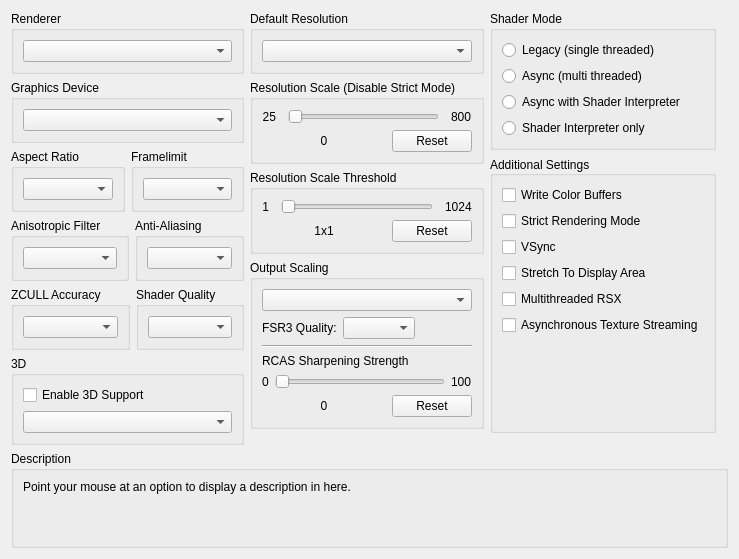
      <widget class="QWidget" name="gpuTab">
       <attribute name="title">
        <string>GPU</string>
       </attribute>
       <layout class="QVBoxLayout" name="gpuTab_layout" stretch="0,1,0">
        <item>
         <layout class="QHBoxLayout" name="gpuTabLayout" stretch="1,1,1">
          <item>
           <layout class="QVBoxLayout" name="gpuTabLayoutLeft">
            <item>
             <widget class="QGroupBox" name="gb_renderer">
              <property name="title">
               <string>Renderer</string>
              </property>
              <layout class="QVBoxLayout" name="gb_renderer_layout">
               <item>
                <widget class="QComboBox" name="renderBox"/>
               </item>
              </layout>
             </widget>
            </item>
            <item>
             <widget class="QGroupBox" name="gb_graphicsAdapter">
              <property name="title">
               <string>Graphics Device</string>
              </property>
              <layout class="QVBoxLayout" name="gb_graphicsAdapter_layout">
               <item>
                <widget class="QComboBox" name="graphicsAdapterBox"/>
               </item>
              </layout>
             </widget>
            </item>
            <item>
             <widget class="QWidget" name="widget_gpu_top" native="true">
              <layout class="QHBoxLayout" name="widget_gpu_top_layout" stretch="1,1">
               <property name="leftMargin">
                <number>0</number>
               </property>
               <property name="topMargin">
                <number>0</number>
               </property>
               <property name="rightMargin">
                <number>0</number>
               </property>
               <property name="bottomMargin">
                <number>0</number>
               </property>
               <item>
                <widget class="QGroupBox" name="gb_aspectRatio">
                 <property name="title">
                  <string>Aspect Ratio</string>
                 </property>
                 <layout class="QVBoxLayout" name="gb_aspectRatio_layout">
                  <item>
                   <widget class="QComboBox" name="aspectBox"/>
                  </item>
                 </layout>
                </widget>
               </item>
               <item>
                <widget class="QGroupBox" name="gb_frameLimit">
                 <property name="title">
                  <string>Framelimit</string>
                 </property>
                 <layout class="QVBoxLayout" name="gb_frameLimit_layout">
                  <item>
                   <widget class="QComboBox" name="frameLimitBox"/>
                  </item>
                 </layout>
                </widget>
               </item>
              </layout>
             </widget>
            </item>
            <item>
             <widget class="QWidget" name="widget_gpu_bottom" native="true">
              <layout class="QHBoxLayout" name="widget_gpu_bottom_layout" stretch="1,1">
               <property name="leftMargin">
                <number>0</number>
               </property>
               <property name="topMargin">
                <number>0</number>
               </property>
               <property name="rightMargin">
                <number>0</number>
               </property>
               <property name="bottomMargin">
                <number>0</number>
               </property>
               <item>
                <widget class="QGroupBox" name="gb_anisotropicFilter">
                 <property name="title">
                  <string>Anisotropic Filter</string>
                 </property>
                 <layout class="QVBoxLayout" name="gb_anisotropicFilter_layout">
                  <item>
                   <widget class="QComboBox" name="anisotropicFilterOverride"/>
                  </item>
                 </layout>
                </widget>
               </item>
               <item>
                <widget class="QGroupBox" name="gb_antiAliasing">
                 <property name="title">
                  <string>Anti-Aliasing</string>
                 </property>
                 <layout class="QVBoxLayout" name="gb_antiAliasing_layout">
                  <item>
                   <widget class="QComboBox" name="antiAliasing"/>
                  </item>
                 </layout>
                </widget>
               </item>
              </layout>
             </widget>
            </item>
            <item>
             <widget class="QWidget" name="widget_gpu_3" native="true">
              <layout class="QHBoxLayout" name="widget_gpu_3_layout" stretch="1,1">
               <property name="leftMargin">
                <number>0</number>
               </property>
               <property name="topMargin">
                <number>0</number>
               </property>
               <property name="rightMargin">
                <number>0</number>
               </property>
               <property name="bottomMargin">
                <number>0</number>
               </property>
               <item>
                <widget class="QGroupBox" name="gbZCULL">
                 <property name="title">
                  <string>ZCULL Accuracy</string>
                 </property>
                 <layout class="QVBoxLayout" name="gbZCULL_layout">
                  <item>
                   <widget class="QComboBox" name="zcullPrecisionMode"/>
                  </item>
                 </layout>
                </widget>
               </item>
               <item>
                <widget class="QGroupBox" name="gbShaderPrecision">
                 <property name="title">
                  <string>Shader Quality</string>
                 </property>
                 <layout class="QVBoxLayout" name="gbShaderPrecision_layout">
                  <item>
                   <widget class="QComboBox" name="shaderPrecision"/>
                  </item>
                 </layout>
                </widget>
               </item>
              </layout>
             </widget>
            </item>
            <item>
             <widget class="QGroupBox" name="gb_stereo">
              <property name="title">
               <string>3D</string>
              </property>
              <layout class="QVBoxLayout" name="gb_stereo_layout">
               <item>
                <widget class="QCheckBox" name="stereoRenderEnabled">
                 <property name="text">
                  <string>Enable 3D Support</string>
                 </property>
                </widget>
               </item>
               <item>
                <widget class="QComboBox" name="stereoRenderMode"/>
               </item>
              </layout>
             </widget>
            </item>
            <item>
             <spacer name="gpu_tab_layout_right_spacer">
              <property name="orientation">
               <enum>Qt::Orientation::Vertical</enum>
              </property>
              <property name="sizeType">
               <enum>QSizePolicy::Policy::MinimumExpanding</enum>
              </property>
              <property name="sizeHint" stdset="0">
               <size>
                <width>0</width>
                <height>0</height>
               </size>
              </property>
             </spacer>
            </item>
           </layout>
          </item>
          <item>
           <layout class="QVBoxLayout" name="gpuTabLayoutMiddle">
            <item>
             <widget class="QGroupBox" name="gb_default_resolution">
              <property name="title">
               <string>Default Resolution</string>
              </property>
              <layout class="QVBoxLayout" name="gb_default_resolution_layout">
               <item>
                <widget class="QComboBox" name="resBox"/>
               </item>
              </layout>
             </widget>
            </item>
            <item>
             <layout class="QVBoxLayout" name="layout_resolution_scale">
              <property name="spacing">
               <number>6</number>
              </property>
              <property name="leftMargin">
               <number>0</number>
              </property>
              <item>
               <widget class="QGroupBox" name="gb_resolutionScale">
                <property name="title">
                 <string>Resolution Scale (Disable Strict Mode)</string>
                </property>
                <layout class="QVBoxLayout" name="gb_resolutionScale_layout">
                 <item>
                  <widget class="QWidget" name="resolutionScaleLayoutTop" native="true">
                   <layout class="QHBoxLayout" name="horizontalLayout_23" stretch="0,1,0">
                    <property name="spacing">
                     <number>12</number>
                    </property>
                    <property name="leftMargin">
                     <number>0</number>
                    </property>
                    <property name="topMargin">
                     <number>0</number>
                    </property>
                    <property name="rightMargin">
                     <number>0</number>
                    </property>
                    <property name="bottomMargin">
                     <number>0</number>
                    </property>
                    <item>
                     <widget class="QLabel" name="resolutionScaleMin">
                      <property name="text">
                       <string>25</string>
                      </property>
                      <property name="alignment">
                       <set>Qt::AlignmentFlag::AlignRight|Qt::AlignmentFlag::AlignTrailing|Qt::AlignmentFlag::AlignVCenter</set>
                      </property>
                     </widget>
                    </item>
                    <item>
                     <widget class="QSlider" name="resolutionScale">
                      <property name="orientation">
                       <enum>Qt::Orientation::Horizontal</enum>
                      </property>
                     </widget>
                    </item>
                    <item>
                     <widget class="QLabel" name="resolutionScaleMax">
                      <property name="text">
                       <string>800</string>
                      </property>
                     </widget>
                    </item>
                   </layout>
                  </widget>
                 </item>
                 <item>
                  <layout class="QHBoxLayout" name="resolutionScaleLayoutBottom" stretch="1,0">
                   <item>
                    <widget class="QLabel" name="resolutionScaleVal">
                     <property name="text">
                      <string>0</string>
                     </property>
                     <property name="alignment">
                      <set>Qt::AlignmentFlag::AlignCenter</set>
                     </property>
                    </widget>
                   </item>
                   <item>
                    <widget class="QPushButton" name="resolutionScaleReset">
                     <property name="text">
                      <string>Reset</string>
                     </property>
                    </widget>
                   </item>
                  </layout>
                 </item>
                </layout>
               </widget>
              </item>
              <item>
               <widget class="QGroupBox" name="gb_minimumScalableDimension">
                <property name="title">
                 <string>Resolution Scale Threshold</string>
                </property>
                <layout class="QVBoxLayout" name="gb_minimumScalableDimension_layout">
                 <item>
                  <layout class="QHBoxLayout" name="minimumScalableDimensionLayoutTop" stretch="0,1,0">
                   <property name="spacing">
                    <number>12</number>
                   </property>
                   <item>
                    <widget class="QLabel" name="minimumScalableDimensionMin">
                     <property name="text">
                      <string>1</string>
                     </property>
                     <property name="alignment">
                      <set>Qt::AlignmentFlag::AlignRight|Qt::AlignmentFlag::AlignTrailing|Qt::AlignmentFlag::AlignVCenter</set>
                     </property>
                    </widget>
                   </item>
                   <item>
                    <widget class="QSlider" name="minimumScalableDimension">
                     <property name="orientation">
                      <enum>Qt::Orientation::Horizontal</enum>
                     </property>
                    </widget>
                   </item>
                   <item>
                    <widget class="QLabel" name="minimumScalableDimensionMax">
                     <property name="text">
                      <string>1024</string>
                     </property>
                    </widget>
                   </item>
                  </layout>
                 </item>
                 <item>
                  <layout class="QHBoxLayout" name="minimumScalableDimensionLayoutBottom" stretch="1,0">
                   <item>
                    <widget class="QLabel" name="minimumScalableDimensionVal">
                     <property name="text">
                      <string>1x1</string>
                     </property>
                     <property name="alignment">
                      <set>Qt::AlignmentFlag::AlignCenter</set>
                     </property>
                    </widget>
                   </item>
                   <item>
                    <widget class="QPushButton" name="minimumScalableDimensionReset">
                     <property name="text">
                      <string>Reset</string>
                     </property>
                    </widget>
                   </item>
                  </layout>
                 </item>
                </layout>
               </widget>
              </item>
             </layout>
            </item>
            <item>
             <widget class="QGroupBox" name="gb_outputScaling">
              <property name="title">
               <string>Output Scaling</string>
              </property>
              <layout class="QVBoxLayout" name="gb_Upscaling_layout">
               <item>
                <widget class="QComboBox" name="outputScalingMode"/>
               </item>
               <item>
                <widget class="QWidget" name="fsr3QualityWidget" native="true">
                 <layout class="QHBoxLayout" name="fsr3QualityLayout">
                  <property name="leftMargin">
                   <number>0</number>
                  </property>
                  <property name="topMargin">
                   <number>0</number>
                  </property>
                  <property name="rightMargin">
                   <number>0</number>
                  </property>
                  <property name="bottomMargin">
                   <number>0</number>
                  </property>
                  <item>
                   <widget class="QLabel" name="fsr3QualityLabel">
                    <property name="text">
                     <string>FSR3 Quality:</string>
                    </property>
                   </widget>
                  </item>
                  <item>
                   <widget class="QComboBox" name="fsr3QualityMode"/>
                  </item>
                  <item>
                   <spacer name="fsr3QualitySpacer">
                    <property name="orientation">
                     <enum>Qt::Orientation::Horizontal</enum>
                    </property>
                    <property name="sizeHint" stdset="0">
                     <size>
                      <width>40</width>
                      <height>20</height>
                     </size>
                    </property>
                   </spacer>
                  </item>
                 </layout>
                </widget>
               </item>
               <item>
                <widget class="Line" name="line">
                 <property name="orientation">
                  <enum>Qt::Orientation::Horizontal</enum>
                 </property>
                </widget>
               </item>
               <item>
                <widget class="QWidget" name="fsrSharpeningStrengthWidget" native="true">
                 <layout class="QVBoxLayout" name="fsrSharpeningWidgetLayout">
                  <property name="leftMargin">
                   <number>0</number>
                  </property>
                  <property name="topMargin">
                   <number>0</number>
                  </property>
                  <property name="rightMargin">
                   <number>0</number>
                  </property>
                  <property name="bottomMargin">
                   <number>0</number>
                  </property>
                  <item>
                   <widget class="QLabel" name="fsrSharpeningStrengthLabel">
                    <property name="sizePolicy">
                     <sizepolicy hsizetype="Preferred" vsizetype="Preferred">
                      <horstretch>0</horstretch>
                      <verstretch>0</verstretch>
                     </sizepolicy>
                    </property>
                    <property name="text">
                     <string>RCAS Sharpening Strength</string>
                    </property>
                    <property name="alignment">
                     <set>Qt::AlignmentFlag::AlignBottom|Qt::AlignmentFlag::AlignLeading|Qt::AlignmentFlag::AlignLeft</set>
                    </property>
                    <property name="margin">
                     <number>1</number>
                    </property>
                   </widget>
                  </item>
                  <item>
                   <layout class="QHBoxLayout" name="fsrSharpeningLayoutTop">
                    <item>
                     <widget class="QLabel" name="minSharpeningVal">
                      <property name="text">
                       <string>0</string>
                      </property>
                     </widget>
                    </item>
                    <item>
                     <widget class="QSlider" name="fsrSharpeningStrength">
                      <property name="orientation">
                       <enum>Qt::Orientation::Horizontal</enum>
                      </property>
                     </widget>
                    </item>
                    <item>
                     <widget class="QLabel" name="maxSharpeningVal">
                      <property name="sizePolicy">
                       <sizepolicy hsizetype="Minimum" vsizetype="Preferred">
                        <horstretch>0</horstretch>
                        <verstretch>0</verstretch>
                       </sizepolicy>
                      </property>
                      <property name="text">
                       <string>100</string>
                      </property>
                     </widget>
                    </item>
                   </layout>
                  </item>
                  <item>
                   <layout class="QHBoxLayout" name="fsrSharpeningLayoutBottom" stretch="1,0">
                    <item>
                     <widget class="QLabel" name="fsrSharpeningStrengthVal">
                      <property name="text">
                       <string>0</string>
                      </property>
                      <property name="alignment">
                       <set>Qt::AlignmentFlag::AlignCenter</set>
                      </property>
                     </widget>
                    </item>
                    <item>
                     <widget class="QPushButton" name="fsrSharpeningStrengthReset">
                      <property name="text">
                       <string>Reset</string>
                      </property>
                     </widget>
                    </item>
                   </layout>
                  </item>
                 </layout>
                </widget>
               </item>
              </layout>
             </widget>
            </item>
            <item>
             <spacer name="gpu_tab_layout_middle_spacer">
              <property name="orientation">
               <enum>Qt::Orientation::Vertical</enum>
              </property>
              <property name="sizeType">
               <enum>QSizePolicy::Policy::MinimumExpanding</enum>
              </property>
              <property name="sizeHint" stdset="0">
               <size>
                <width>0</width>
                <height>0</height>
               </size>
              </property>
             </spacer>
            </item>
           </layout>
          </item>
          <item>
           <layout class="QVBoxLayout" name="gpuTabLayoutRight">
            <property name="rightMargin">
             <number>12</number>
            </property>
            <property name="bottomMargin">
             <number>12</number>
            </property>
            <item>
             <widget class="QGroupBox" name="gb_shader_mode">
              <property name="minimumSize">
               <size>
                <width>0</width>
                <height>123</height>
               </size>
              </property>
              <property name="title">
               <string>Shader Mode</string>
              </property>
              <layout class="QVBoxLayout" name="verticalLayout">
               <item>
                <widget class="QRadioButton" name="rb_legacy_recompiler">
                 <property name="text">
                  <string notr="true">Legacy (single threaded)</string>
                 </property>
                </widget>
               </item>
               <item>
                <widget class="QRadioButton" name="rb_async_recompiler">
                 <property name="text">
                  <string notr="true">Async (multi threaded)</string>
                 </property>
                </widget>
               </item>
               <item>
                <widget class="QRadioButton" name="rb_async_with_shader_interpreter">
                 <property name="text">
                  <string notr="true">Async with Shader Interpreter</string>
                 </property>
                </widget>
               </item>
               <item>
                <widget class="QRadioButton" name="rb_shader_interpreter_only">
                 <property name="text">
                  <string notr="true">Shader Interpreter only</string>
                 </property>
                </widget>
               </item>
              </layout>
             </widget>
            </item>
            <item>
             <widget class="QGroupBox" name="gb_additional_settings">
              <property name="title">
               <string>Additional Settings</string>
              </property>
              <property name="alignment">
               <set>Qt::AlignmentFlag::AlignLeading|Qt::AlignmentFlag::AlignLeft|Qt::AlignmentFlag::AlignVCenter</set>
              </property>
              <layout class="QVBoxLayout" name="gb_additional_settings_layout">
               <item>
                <widget class="QCheckBox" name="dumpColor">
                 <property name="text">
                  <string>Write Color Buffers</string>
                 </property>
                </widget>
               </item>
               <item>
                <widget class="QCheckBox" name="strictModeRendering">
                 <property name="text">
                  <string>Strict Rendering Mode</string>
                 </property>
                </widget>
               </item>
               <item>
                <widget class="QCheckBox" name="vsync">
                 <property name="text">
                  <string>VSync</string>
                 </property>
                </widget>
               </item>
               <item>
                <widget class="QCheckBox" name="stretchToDisplayArea">
                 <property name="text">
                  <string>Stretch To Display Area</string>
                 </property>
                </widget>
               </item>
               <item>
                <widget class="QCheckBox" name="multithreadedRSX">
                 <property name="text">
                  <string>Multithreaded RSX</string>
                 </property>
                </widget>
               </item>
               <item>
                <widget class="QCheckBox" name="asyncTextureStreaming">
                 <property name="text">
                  <string>Asynchronous Texture Streaming</string>
                 </property>
                </widget>
               </item>
               <item>
                <spacer name="additional_settings_spacer">
                 <property name="orientation">
                  <enum>Qt::Orientation::Vertical</enum>
                 </property>
                 <property name="sizeType">
                  <enum>QSizePolicy::Policy::MinimumExpanding</enum>
                 </property>
                 <property name="sizeHint" stdset="0">
                  <size>
                   <width>0</width>
                   <height>0</height>
                  </size>
                 </property>
                </spacer>
               </item>
              </layout>
             </widget>
            </item>
           </layout>
          </item>
         </layout>
        </item>
        <item>
         <spacer name="gpuTabSpacer">
          <property name="orientation">
           <enum>Qt::Orientation::Vertical</enum>
          </property>
          <property name="sizeType">
           <enum>QSizePolicy::Policy::MinimumExpanding</enum>
          </property>
          <property name="sizeHint" stdset="0">
           <size>
            <width>0</width>
            <height>0</height>
           </size>
          </property>
         </spacer>
        </item>
        <item>
         <widget class="QGroupBox" name="gb_description_gpu">
          <property name="title">
           <string>Description</string>
          </property>
          <layout class="QHBoxLayout" name="gb_description_gpu_layout">
           <item>
            <widget class="QLabel" name="description_gpu">
             <property name="text">
              <string>Point your mouse at an option to display a description in here.


</string>
             </property>
             <property name="textFormat">
              <enum>Qt::TextFormat::PlainText</enum>
             </property>
             <property name="alignment">
              <set>Qt::AlignmentFlag::AlignLeading|Qt::AlignmentFlag::AlignLeft|Qt::AlignmentFlag::AlignTop</set>
             </property>
             <property name="wordWrap">
              <bool>true</bool>
             </property>
            </widget>
           </item>
          </layout>
         </widget>
        </item>
       </layout>
      </widget>
